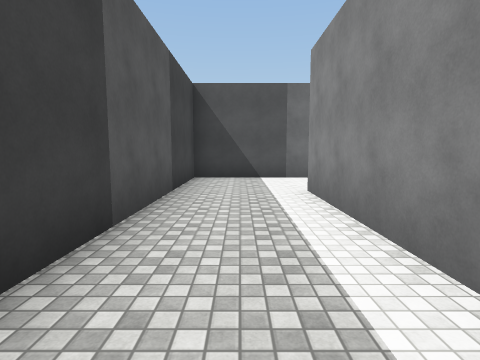
[1] (above)

24 first-person views from a walk through a 3-D level made in the Unity game engine. The camera is 1.5 m above the floor, tilts 6° down and sees 80° across. The floor is counted in squares, 2 m on a side. Each view is taken from the middle of a square. On the plan, view 1 faces up. The plan holds only what a view shows up to about 10 squares ahead; the rest is blank. The player is left out. Surface patterns are stand-ins for the level's own textures.

[2]
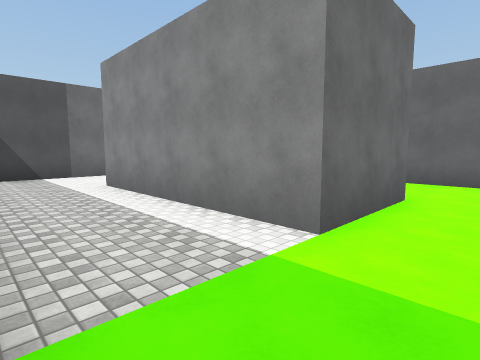

[3]
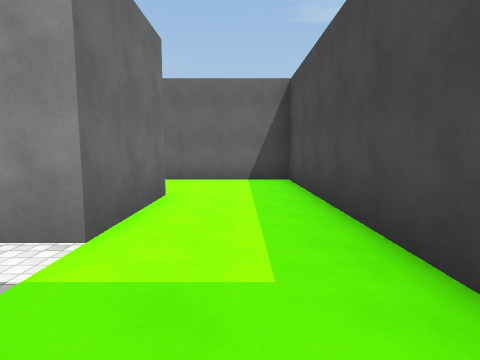

[4]
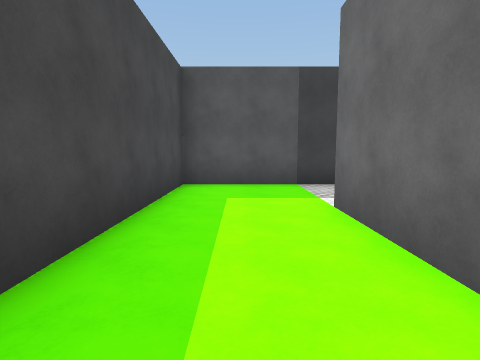

[5]
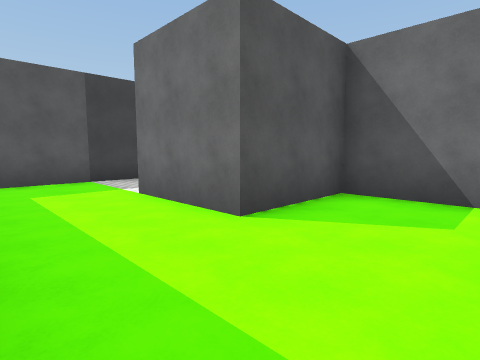

[6]
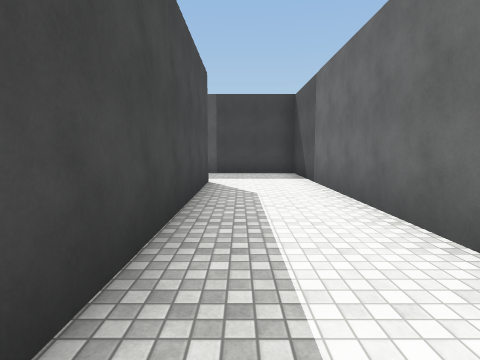

[7]
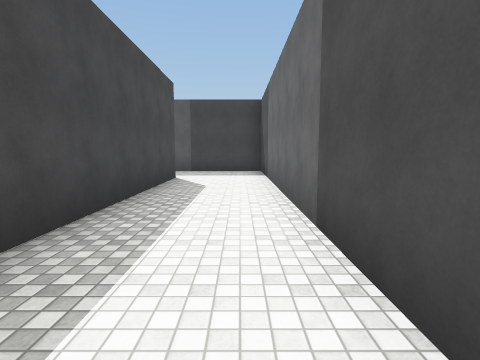

[8]
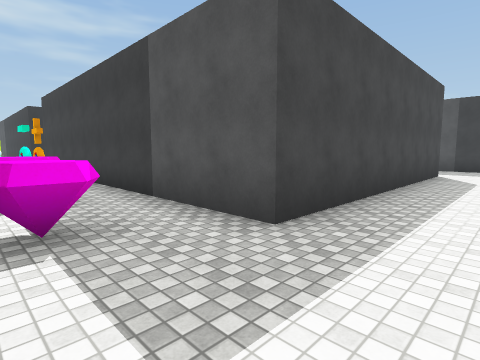

[9]
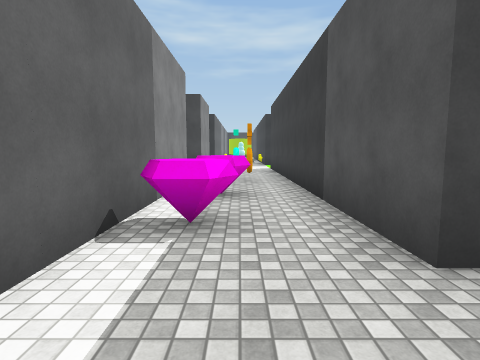

[10]
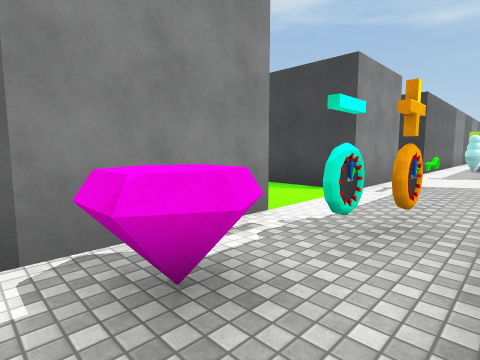

[11]
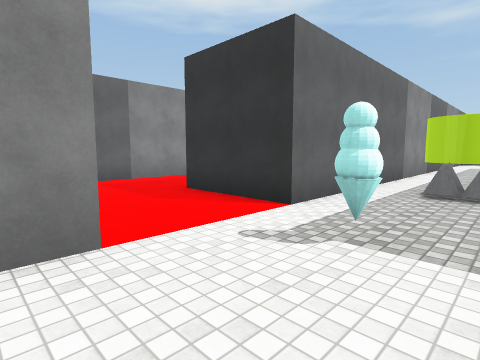

[12]
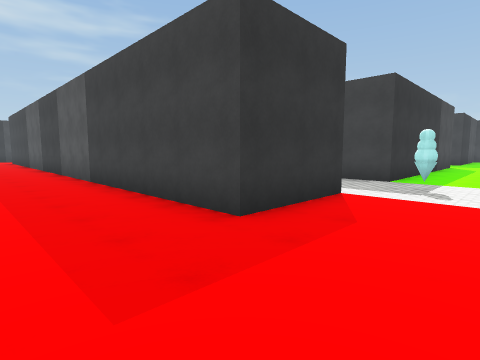

[13]
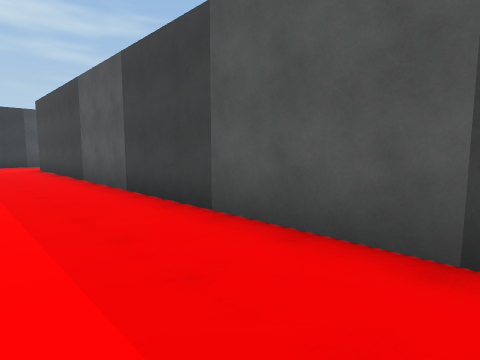

[14]
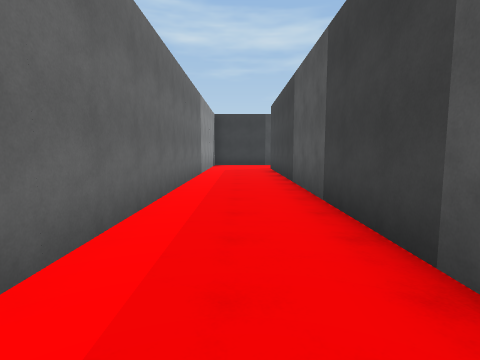

[15]
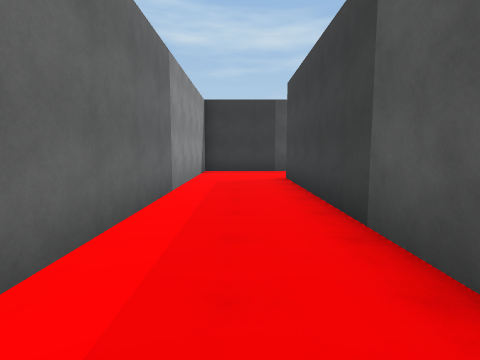

[16]
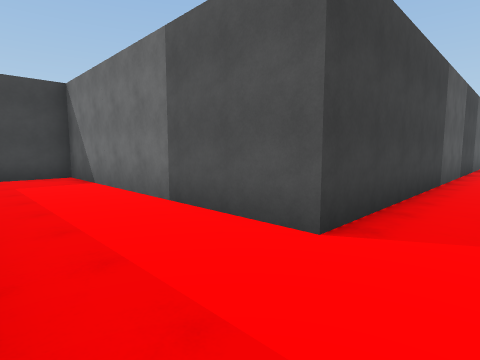

[17]
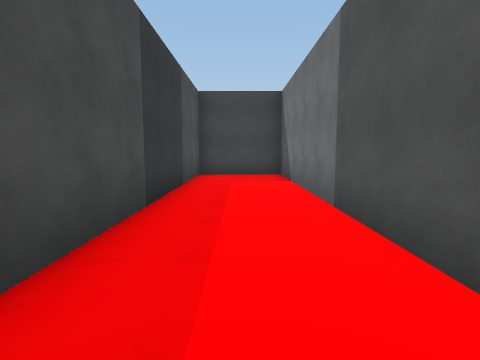

[18]
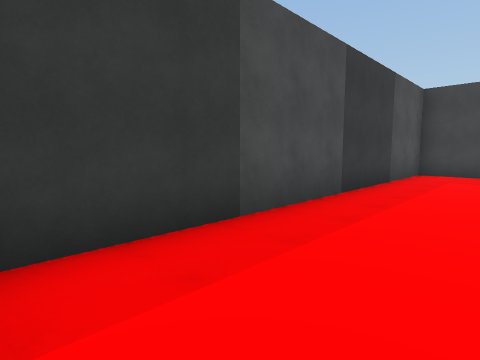

[19]
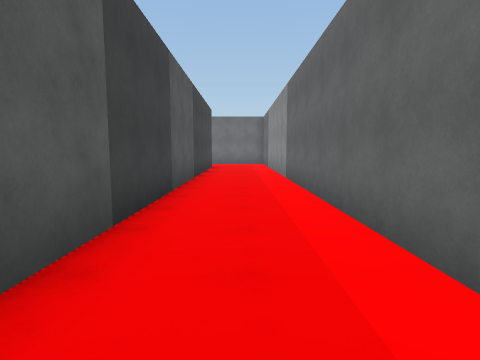

[20]
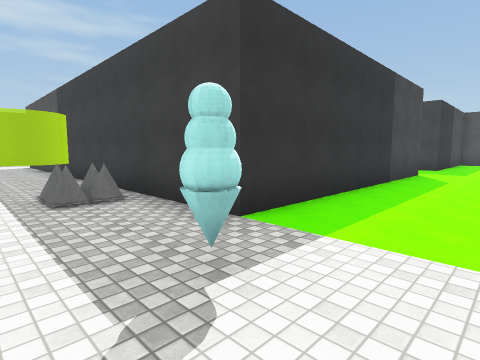

[21]
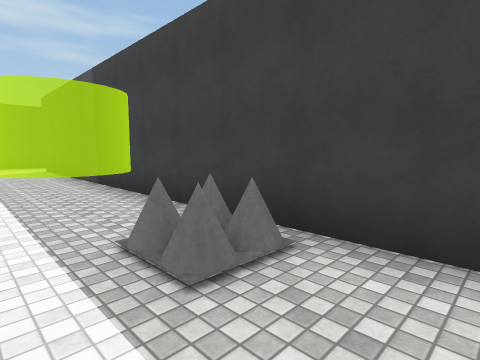

[22]
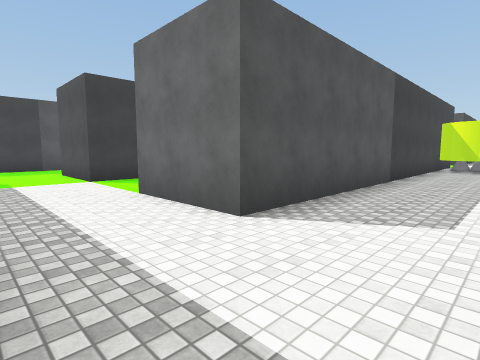

[23]
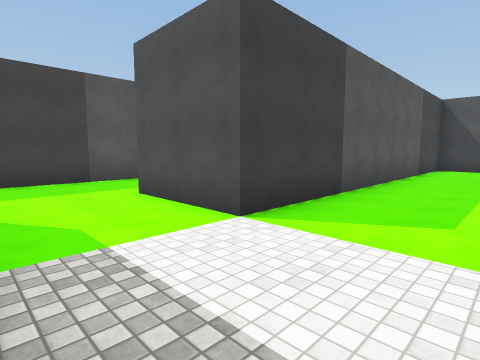

[24]
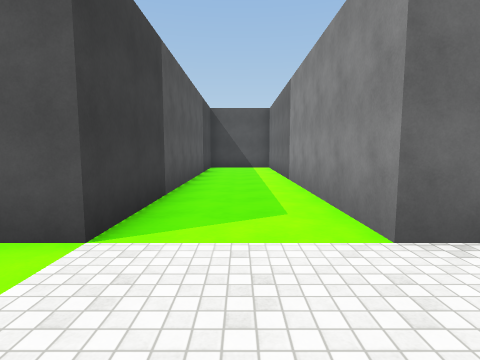

### Floor plan
Points are (right, up) in squares from view 1. A wall is a line through its corners. A room is listed if a view was taken in it or the views show most of it. See-through windows are left out.
Room 1 (views 1, 2, 3, 4, 5)
walls: (5.6, 2.8) (3.8, 2.8) (3.8, 0.3) (1.3, 0.3) (1.3, 5.3); (0.5, 7.8) (-1.2, 7.8) (-1.2, -2.3) (6.3, -2.3) (6.3, 1)
ways out: opening at (1.5, 6.5) to room 2
Room 2 (views 6, 7, 8, 9, 10, 11, 12, 13, 14, 15, 16, 17, 18, 19, 20, 21, 22, 23, 24)
walls: (3.8, -10) (3.8, -19.7) (1.2, -19.7); (5, -9.7) (4, -9.7); (1.2, -7.2) (8.7, -7.2) (8.7, -19.7) (6.3, -19.7) (6.3, -12); (11.2, -16) (11.2, -7.2) (13.7, -7.2) (13.7, -24.7) (6.3, -24.7) (6.3, -27.2) (15.9, -27.2); (-1.2, -18.5) (-1.2, -21.4); (11.2, -4.9) (11.2, -2.3) (13.4, -2.3); (11.2, 0.2) (11.2, 5.6); (1.3, 5.3) (8.7, 5.3) (8.7, -4.8); (16.2, -27.1) (16.2, -6.4); (8.2, 7.8) (0.5, 7.8)
ways out: opening at (1.5, 6.5) to room 1
objects: other object (9, -3); other object (10, -10); other object (10, -6); other object (10, -3); other object (10, 0); other object (10, 1); other object (10, 2); other object (10, 4) to (11, 4)

Positions as (right, up) in squares from view 1, and headings:
1: (0, 0), facing up
2: (-1, -1), facing up-right
3: (-1, -1), facing right
4: (5, -1), facing left
5: (6, -2), facing up-left
6: (8, 6), facing left
7: (9, 7), facing left
8: (11, 7), facing down-left
9: (10, 7), facing down
10: (9, 3), facing down-right
11: (9, -4), facing down-right
12: (16, -5), facing down-left
13: (16, -12), facing down-left
14: (15, -13), facing down
15: (15, -17), facing down
16: (15, -27), facing up-left
17: (15, -26), facing left
18: (16, -25), facing down-left
19: (15, -20), facing up
20: (11, -5), facing down-left
21: (11, -8), facing down-left
22: (11, -22), facing up-left
23: (6, -22), facing up-left
24: (5, -22), facing up
